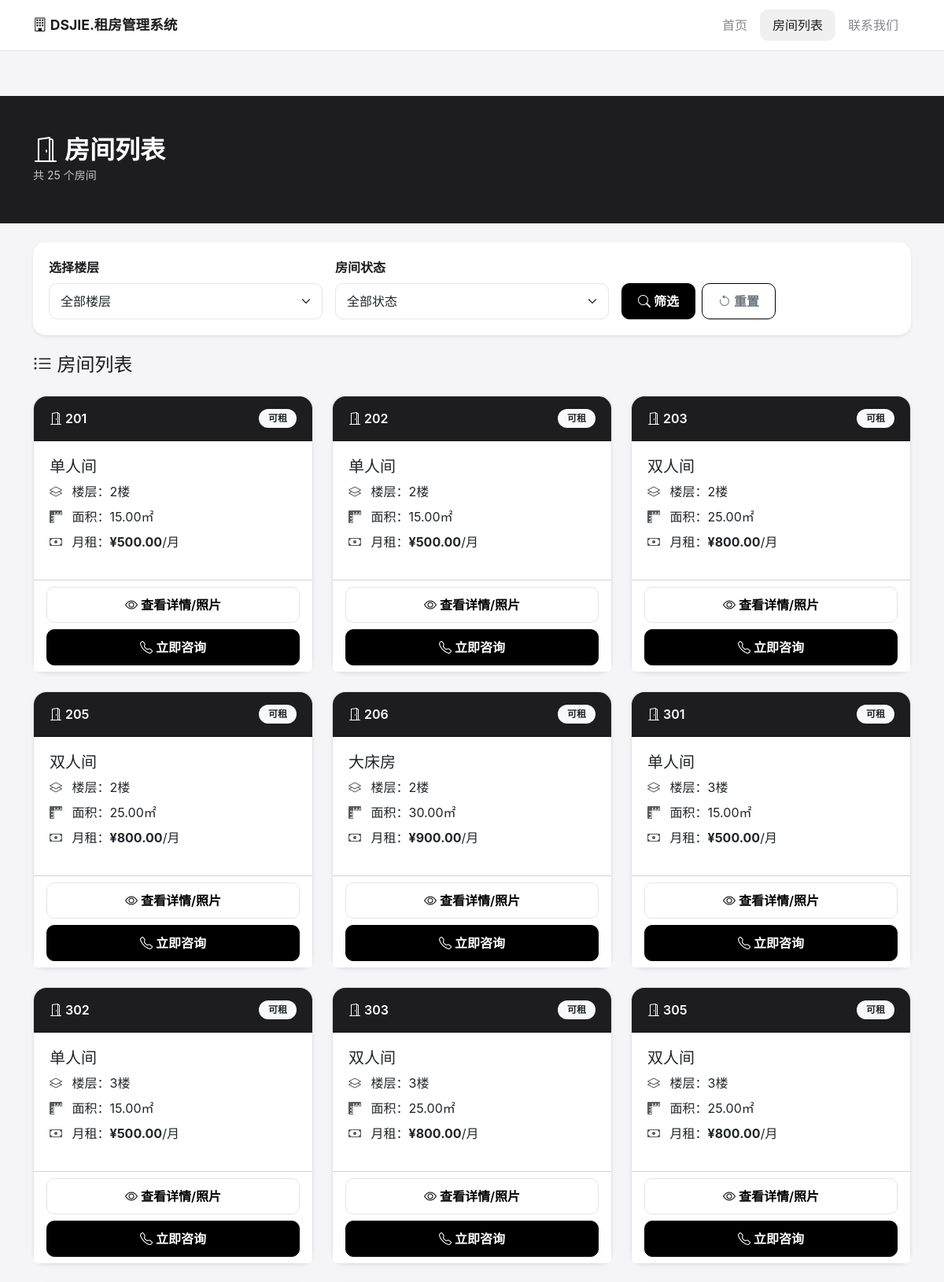
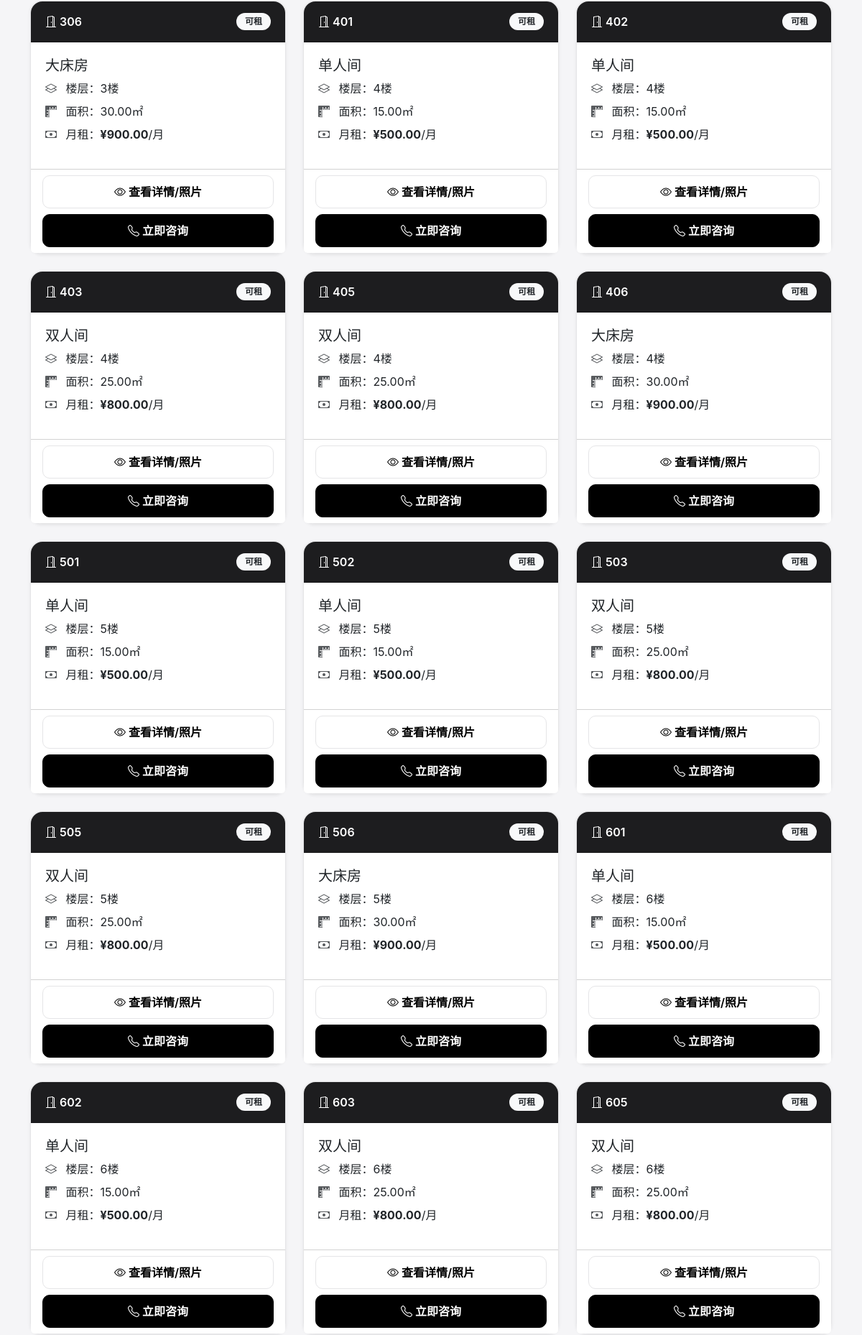
The page /rooms.php (upper part) on the database its author committed (2 pictures, top to bottom).
### tables this page shows
CREATE TABLE IF NOT EXISTS settings (
    id INT PRIMARY KEY AUTO_INCREMENT,
    setting_key VARCHAR(50) NOT NULL UNIQUE,
    setting_value TEXT,
    description VARCHAR(100)
);

CREATE TABLE IF NOT EXISTS rooms (
    id INT PRIMARY KEY AUTO_INCREMENT,
    floor INT NOT NULL,
    room_number VARCHAR(10) NOT NULL,
    room_type_id INT,
    status VARCHAR(20) DEFAULT 'available',
    description TEXT,
    created_at TIMESTAMP DEFAULT CURRENT_TIMESTAMP,
    FOREIGN KEY (room_type_id) REFERENCES room_types(id)
);

CREATE TABLE IF NOT EXISTS room_types (
    id INT PRIMARY KEY AUTO_INCREMENT,
    name VARCHAR(50) NOT NULL,
    description TEXT,
    price DECIMAL(10,2) NOT NULL,
    area DECIMAL(5,2),
    created_at TIMESTAMP DEFAULT CURRENT_TIMESTAMP
);

### rooms.php (the view, shortened to what this page needs)
<?php
require_once 'includes/database.php';
function getSetting($key) {
    global $conn;
    $sql = "SELECT setting_value FROM settings WHERE setting_key = '$key'";
    $result = $conn->query($sql);
    if ($result->num_rows > 0) {
        return $result->fetch_assoc()['setting_value'];
    }
    return '';
}
function getRooms($floor = null, $status = null) {
    global $conn;
    $sql = "SELECT r.*, rt.name as type_name, rt.price as type_price, rt.area
            FROM rooms r
            LEFT JOIN room_types rt ON r.room_type_id = rt.id
            WHERE 1=1";
    $sql .= " ORDER BY r.floor, r.room_number";
    return $conn->query($sql);
}
$floor = isset($_GET['floor']) ? intval($_GET['floor']) : null;
$status = isset($_GET['status']) ? $_GET['status'] : null;
$rooms = getRooms($floor, $status);
$siteName = getSetting('site_name') ?: 'DSJIE.租房管理系统';
?>
<!DOCTYPE html>
<html lang="zh-CN">
<head>
    <link href="https://cdn.jsdelivr.net/npm/bootstrap@5.3.0/dist/css/bootstrap.min.css" rel="stylesheet">
    <link href="https://cdn.jsdelivr.net/npm/bootstrap-icons@1.10.0/font/bootstrap-icons.css" rel="stylesheet">
    <link href="css/style.css" rel="stylesheet">
</head>
<body>
    <nav class="navbar navbar-expand-lg">
        <div class="container">
            <a class="navbar-brand" href="index.php"><i class="bi bi-building"></i> <?php echo $siteName; ?></a>
            <div class="collapse navbar-collapse" id="navbarNav">
                <ul class="navbar-nav ms-auto">
                    <li class="nav-item"><a class="nav-link" href="index.php">首页</a></li>
                    <li class="nav-item"><a class="nav-link active" href="rooms.php">房间列表</a></li>
                    <li class="nav-item"><a class="nav-link" href="index.php#contact">联系我们</a></li>
                </ul>
            </div>
        </div>
    </nav>
    <div class="page-header">
        <div class="container">
            <h2 class="mb-0"><i class="bi bi-door-open me-2"></i>房间列表</h2>
            <small class="opacity-75">共 <?php echo $rooms->num_rows; ?> 个房间</small>
        </div>
    </div>
    <div class="container mt-4">
        <div class="card shadow-sm">
            <div class="card-body">
                <form method="GET" class="row g-3">
                    <div class="col-md-4">
                        <label class="form-label fw-bold">选择楼层</label>
                        <select name="floor" class="form-select">
                            <option value="">全部楼层</option>
                        </select>
                    </div>
                    <div class="col-md-4">
                        <label class="form-label">房间状态</label>
                        <select name="status" class="form-select">
                            <option value="">全部状态</option>
                        </select>
                    </div>
                    <div class="col-md-4 d-flex align-items-end">
                        <button type="submit" class="btn btn-dark me-2">
                            <i class="bi bi-search"></i> 筛选
                        </button>
                        <a href="rooms.php" class="btn btn-outline-secondary">
                            <i class="bi bi-arrow-counterclockwise"></i> 重置
                        </a>
                    </div>
                </form>
            </div>
        </div>
    </div>
    <div class="container mt-4 mb-5">
        <h4 class="mb-4">
            <i class="bi bi-list-ul"></i> 房间列表
        </h4>
        <div class="row">
            <?php while ($room = $rooms->fetch_assoc()): ?>
            <div class="col-lg-4 col-md-6 mb-4">
                <div class="card h-100 shadow-sm room-card">
                    <div class="card-header <?php echo $room['status'] == 'available' ? 'bg-dark' : 'bg-secondary'; ?> text-white">
                        <div class="d-flex justify-content-between align-items-center">
                            <span><i class="bi bi-door-open"></i> <?php echo $room['room_number']; ?></span>
                            <span class="badge <?php echo $room['status'] == 'available' ? 'bg-light text-dark' : 'bg-light text-secondary'; ?>">
                                <?php echo $room['status'] == 'available' ? '可租' : '已租'; ?>
                            </span>
                        </div>
                    </div>
                    <div class="card-body">
                        <h5 class="card-title text-dark"><?php echo $room['type_name']; ?></h5>
                        <ul class="list-unstyled">
                            <li class="mb-2">
                                <i class="bi bi-layers text-muted me-2"></i>
                                楼层：<?php echo $room['floor']; ?>楼
                            </li>
                            <li class="mb-2">
                                <i class="bi bi-rulers text-muted me-2"></i>
                                面积：<?php echo $room['area']; ?>㎡
                            </li>
                            <li class="mb-2">
                                <i class="bi bi-cash text-muted me-2"></i>
                                月租：<strong class="text-dark">¥<?php echo number_format($room['type_price'], 2); ?></strong>/月
                            </li>
                        </ul>
                    </div>
                    <div class="card-footer bg-white">
                        <a href="room_detail.php?id=<?php echo $room['id']; ?>" class="btn btn-outline-dark w-100 mb-2">
                            <i class="bi bi-eye"></i> 查看详情/照片
                        </a>
                        <?php if ($room['status'] == 'available'): ?>
                            <a href="index.php#contact" class="btn btn-dark w-100">
                                <i class="bi bi-telephone"></i> 立即咨询
                            </a>
                        <?php else: ?>
                            <button class="btn btn-secondary w-100" disabled>
                                <i class="bi bi-lock"></i> 已出租
                            </button>
                        <?php endif; ?>
                    </div>
                </div>
            </div>
            <?php endwhile; ?>
        </div>
    </div>
</body>
</html>

### css/style.css (style rules this page uses)
:root { --bg: #f5f5f7; --card: #ffffff; --text: #1d1d1f; --text-muted: #86868b; --accent: #000000; --border: #e5e5e7; --radius: 16px; --radius-sm: 10px; --shadow: 0 4px 12px rgba(0, 0, 0, 0.05); --transition: all 0.25s cubic-bezier(0.4, 0, 0.2, 1); }
* { box-sizing: border-box; }
body { font-family: -apple-system, BlinkMacSystemFont, "SF Pro SC", "Helvetica Neue", Arial, sans-serif; background: var(--bg); color: var(--text); margin: 0; padding: 0; -webkit-font-smoothing: antialiased; line-height: 1.5; }
.navbar { background: var(--card) !important; border-bottom: 1px solid var(--border); padding: 12px 0; box-shadow: none; }
.navbar-brand { font-weight: 700; font-size: 1.1rem; color: var(--text) !important; }
.nav-link { color: var(--text-muted) !important; font-weight: 500; padding: 8px 16px !important; border-radius: var(--radius-sm); transition: var(--transition); }
.nav-link.active { color: var(--text) !important; background: rgba(0,0,0,0.06); }
.btn { border-radius: var(--radius-sm); font-weight: 600; padding: 10px 20px; transition: var(--transition); border: 1px solid var(--accent); }
.btn-dark { background: var(--accent); color: var(--card); border-color: var(--accent); }
.btn-outline-dark { color: var(--accent); border-color: var(--border); }
.card { background: var(--card); border-radius: var(--radius); border: none; box-shadow: var(--shadow); transition: var(--transition); }
.card-header { background: var(--text) !important; color: var(--card) !important; font-weight: 600; border-radius: var(--radius) var(--radius) 0 0 !important; padding: 16px 20px; }
.card-body { padding: 20px; }
.page-header { background: var(--text); color: white; padding: 50px 0; margin-top: 57px; }
.page-header h2 { font-weight: 700; }
.room-card { border: 1px solid var(--border); }
.room-card .card-header { background: var(--text) !important; }
.form-control, .form-select { border: 1px solid var(--border); border-radius: var(--radius-sm); padding: 10px 14px; transition: var(--transition); }
.form-label { font-weight: 600; color: var(--text); }
.badge { font-weight: 600; padding: 6px 12px; border-radius: 20px; }
.card .row.g-3 { align-items: flex-end; }

### rows shown on the page
settings: setting_value "DSJIE.租房管理系统"
rooms: room_number "201", status "可租", room_type.name "单人间", floor "2", room_type.area "15.00", room_type.price "500.00"
rooms: room_number "202", status "可租", room_type.name "单人间", floor "2", room_type.area "15.00", room_type.price "500.00"
rooms: room_number "203", status "可租", room_type.name "双人间", floor "2", room_type.area "25.00", room_type.price "800.00"
rooms: room_number "205", status "可租", room_type.name "双人间", floor "2", room_type.area "25.00", room_type.price "800.00"
rooms: room_number "206", status "可租", room_type.name "大床房", floor "2", room_type.area "30.00", room_type.price "900.00"
rooms: room_number "301", status "可租", room_type.name "单人间", floor "3", room_type.area "15.00", room_type.price "500.00"
rooms: room_number "302", status "可租", room_type.name "单人间", floor "3", room_type.area "15.00", room_type.price "500.00"
rooms: room_number "303", status "可租", room_type.name "双人间", floor "3", room_type.area "25.00", room_type.price "800.00"
rooms: room_number "305", status "可租", room_type.name "双人间", floor "3", room_type.area "25.00", room_type.price "800.00"
rooms: room_number "306", status "可租", room_type.name "大床房", floor "3", room_type.area "30.00", room_type.price "900.00"
rooms: room_number "401", status "可租", room_type.name "单人间", floor "4", room_type.area "15.00", room_type.price "500.00"
rooms: room_number "402", status "可租", room_type.name "单人间", floor "4", room_type.area "15.00", room_type.price "500.00"
rooms: room_number "403", status "可租", room_type.name "双人间", floor "4", room_type.area "25.00", room_type.price "800.00"
rooms: room_number "405", status "可租", room_type.name "双人间", floor "4", room_type.area "25.00", room_type.price "800.00"
rooms: room_number "406", status "可租", room_type.name "大床房", floor "4", room_type.area "30.00", room_type.price "900.00"
rooms: room_number "501", status "可租", room_type.name "单人间", floor "5", room_type.area "15.00", room_type.price "500.00"
rooms: room_number "502", status "可租", room_type.name "单人间", floor "5", room_type.area "15.00", room_type.price "500.00"
rooms: room_number "503", status "可租", room_type.name "双人间", floor "5", room_type.area "25.00", room_type.price "800.00"
rooms: room_number "505", status "可租", room_type.name "双人间", floor "5", room_type.area "25.00", room_type.price "800.00"
rooms: room_number "506", status "可租", room_type.name "大床房", floor "5", room_type.area "30.00", room_type.price "900.00"
rooms: room_number "601", status "可租", room_type.name "单人间", floor "6", room_type.area "15.00", room_type.price "500.00"
rooms: room_number "602", status "可租", room_type.name "单人间", floor "6", room_type.area "15.00", room_type.price "500.00"
rooms: room_number "603", status "可租", room_type.name "双人间", floor "6", room_type.area "25.00", room_type.price "800.00"
rooms: room_number "605", status "可租", room_type.name "双人间", floor "6", room_type.area "25.00", room_type.price "800.00"

### other values the page prints
$rooms->num_rows "25"
